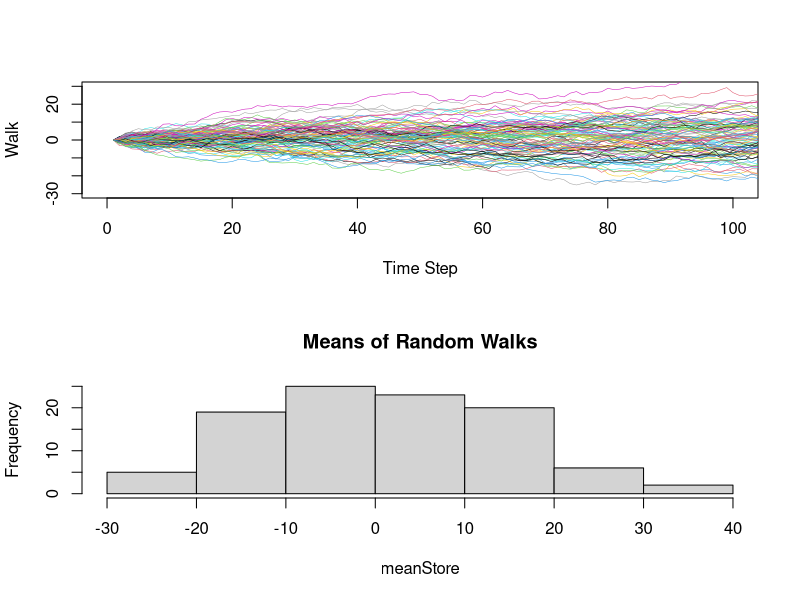

Source code (R):
# RWalk.R
# Generates and plots random walks
# Kipp Johnson

rm(list = ls());

### Walk Parameters ###
nWalks <- 100 # Number of Walks
walkMean <- 0 # E(x)
walkSD <- 1   # Standard deviation
walkLength <- 498 # Number of Steps
				  # Use 498 for Google Correlate
				  # Only plots first 100 steps; change manually

walkMatrix <- matrix(nrow = nWalks, ncol = walkLength)

for(j in 1:nWalks){
	
walkStore = rep(NA, walkLength);

	for( i in 2:length(walkStore)){
		walkStore[1] <- 0;
		walkStore[i] <- walkStore[i-1] + rnorm(n = 1, mean = walkMean, sd = walkSD)
	}	

	for(k in 1:length(walkStore)){
		walkMatrix[j,k] = walkStore[k]
	}

}

par(mfrow=c(2,1))
plot(0:100, seq(-30,30,by=0.6), type="n",ylab="Walk",xlab="Time Step")

for(l in 1:nWalks){
	lines(walkMatrix[l,],col= l , lwd = 0.5)
}

meanStore = rep(NA, nWalks)

for(m in 1:nWalks){
	meanStore[m] <- mean(walkMatrix[m,])
	}

hist(meanStore,main="Means of Random Walks") # t-distribution

# To input single trajectory in Google Correlate, uncomment below
# write.table(walkStore, file="time_series.txt",quote=FALSE,sep="\t")
